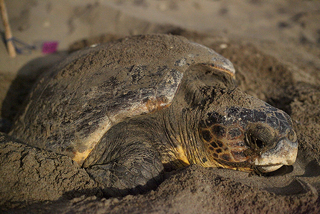
#> input picture input_0_zoom.png, 320 x 214 px, found by its file name
$ python VIdeo-TV.py
#> lines starting #> are read from the running program, lines starting #| are printed output that depends on the picture; after the words box and inside, x2 and y2 are one past the last pixel; in counts of white or black regions, pixels touching at a corner belong together
### TV.py
import numpy as np
from scipy import ndimage
import matplotlib.pyplot as plt
from tqdm import tqdm

def TV(input_img, lambda_val, mask, T, dt):
    # Initialize variables
    i, j = input_img.shape
    mask = (mask == 0).astype(float)
    input_img = input_img.astype(float)
    input_img = mask * input_img
    u = input_img.copy()
    iterations = 0

    # Uncomment to display initial image
    '''
    plt.figure()
    plt.title('Inpainting...')
    plt.imshow(u, cmap='gray')
    plt.show(block=False)
    '''

    # Perform Total Variation denoising
    for t in np.arange(0, T, dt):
        # Calculate gradients
        u_x = np.gradient(u, axis=1)
        u_y = np.gradient(u, axis=0)
        N = np.sum(np.sqrt(u_x**2 + u_y**2))

        u_xx = np.gradient(u_x, axis=1)
        u_yy = np.gradient(u_y, axis=0)
        u_xy = np.gradient(u_x, axis=0)

        # Compute energy functional
        deltaE = -(u_xx * u_y**2 - 2*u_x * u_y * u_xy + u_yy * u_x**2) / ( 0.1 + (u_x**2 + u_y**2)**(3/2)) + 2 * mask * (lambda_val * (u - input_img))

        # Update image
        u = dt * (-deltaE ) + u
        #print(N)
        iterations += 1
        '''
        # Uncomment to display intermediate results
        if iterations % 100 == 0:
            plt.clf()
            plt.imshow(u / 255, cmap='gray')
            plt.title(f'Inpainting: {iterations} iterations...')
            plt.draw()
            plt.pause(0.001)
        '''

    return u, N

### VIdeo-TV.py
import os
import numpy as np
import cv2
from skimage import img_as_ubyte, io, color
import matplotlib.pyplot as plt
from tqdm import tqdm
from TV import *

# Function to generate a mask with a small square in the middle
def generate_square_mask(image, square_size=50):
    # Create a mask with a square region in the middle
    mask = np.zeros(image.shape, dtype=bool)
    center_x, center_y = image.shape[1] // 2, image.shape[0] // 2
    half_size = square_size // 2
    mask[center_y - half_size:center_y + half_size, center_x - half_size:center_x + half_size] = True
    return mask

# Function to save images to a folder
def save_image(image, lambda_value, folder_path):
    # Save the inpainted image with a specific filename based on lambda value
    if not os.path.exists(folder_path):
        os.makedirs(folder_path)
    filename = f"inpainted_image_lambda_{lambda_value:.3f}.png"
    file_path = os.path.join(folder_path, filename)
    io.imsave(file_path, image)
    print(f"Saved image: {file_path}")

# Parameters
lambda_values = np.linspace(0.1, 1.0, 50)  # 50 values between 0.1 and 1.0
T = 2500
dt = 1

# Load the images
original = io.imread(r"C:\Users\kizer\Master_code\input_0_zoom.png")
#> original is the input picture: shape (214, 320, 3); mean R, G, B 97.1, 82.4, 63.8
gray_image = color.rgb2gray(original)
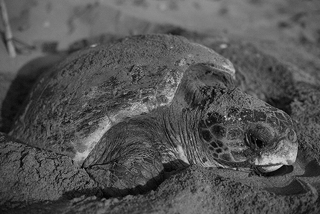
#> gray_image: shape (214, 320) float64; min 0, max 0.849, mean 0.33

# Generate a mask with a small square in the middle
mask = generate_square_mask(gray_image, square_size=50)
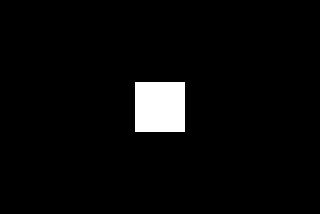
#> mask: shape (214, 320) bool; 3.7% white; 1 white region, box (x1, y1, x2, y2) and area: (135, 82, 185, 132) 2500

# Apply the mask to the grayscale image (set masked areas to 0)
masked_image = np.copy(gray_image)
masked_image[mask] = 0
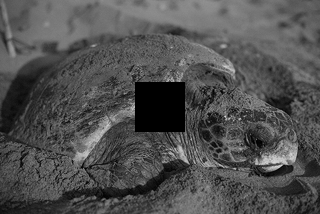
#> masked_image: shape (214, 320) float64; 3.65% of pixels changed, all inside (x1, y1, x2, y2) = (135, 82, 185, 132)

# Folder to save the output images
output_folder = r"C:\Users\kizer\Master_code\output_image"

# Set up progress bar for lambda iterations
for lambda_val in tqdm(lambda_values, desc='Lambda Iterations'):
    # Inpaint the image using Total Variation method
#> (the run stopped early here; a loop or call above may not have finished)
